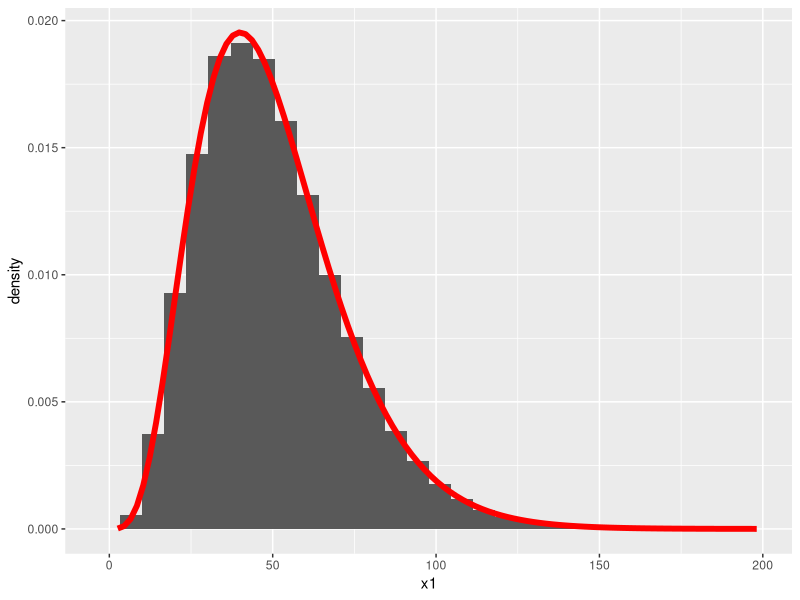

Recreate this plot in R.
## simulation template

# Jiaqi Li
# 26/02/2022
# from https://web.stanford.edu/class/bios221/labs/simulation/lab_3_simulation.html

# set seed
set.seed(198911)

vecpoisson = rpois(100,5)

mean(vecpoisson)


# using the apply function
# recall from probability that the sum of exponentials gives a gamma distribution
# we wll confirm this by simulation

# in general we want to avoid for loops in R since that is slower than working with function such as apply()

reps <- 50000
nexps <- 5
rate <- 0.1
set.seed(0)



## method 1 ####################################################################

system.time(
  x1 <- replicate(reps, sum(rexp(n=nexps, rate=rate)))
) # replicate


head(x1)

str(x1)

require(ggplot2)

ggplot(data.frame(x1), aes(x1)) + 
  geom_histogram(aes(y=..density..))+
  stat_function(fun=function(x) dgamma(x, shape=nexps, scale=1/rate),
                color= "red", size=2)


## method 2 ####################################################################

set.seed(0)
system.time(x1 <- sapply(1:reps, function(i){sum(rexp(n=nexps, rate=rate))}))

head(x1)

## method 3 ####################################################################

set.seed(0)
system.time(x1 <- lapply(1:reps, function(i){sum(rexp(n=nexps, rate=rate))}))
head(x1)

## method 4 fastest ############################################################

# when we apply a simple function(e.g. sum), the fastest way is oftent o just 
# make a matrix of all the simulations and then appy that function to the matrix
set.seed(0)
system.time(x1 <- apply(matrix(rexp(n=nexps*reps, rate=rate), nrow = nexps), 2 , sum))
head(x1)

# speed things up by taking advantage of multiple core processor
require(parallel)
set.seed(0)
system.time(x1 <- mclapply(1:reps, function(i) {sum(rexp(n=nexps, rate=rate))}))

head(x1)


## Monte Carlo simulation

# we show how to compute
